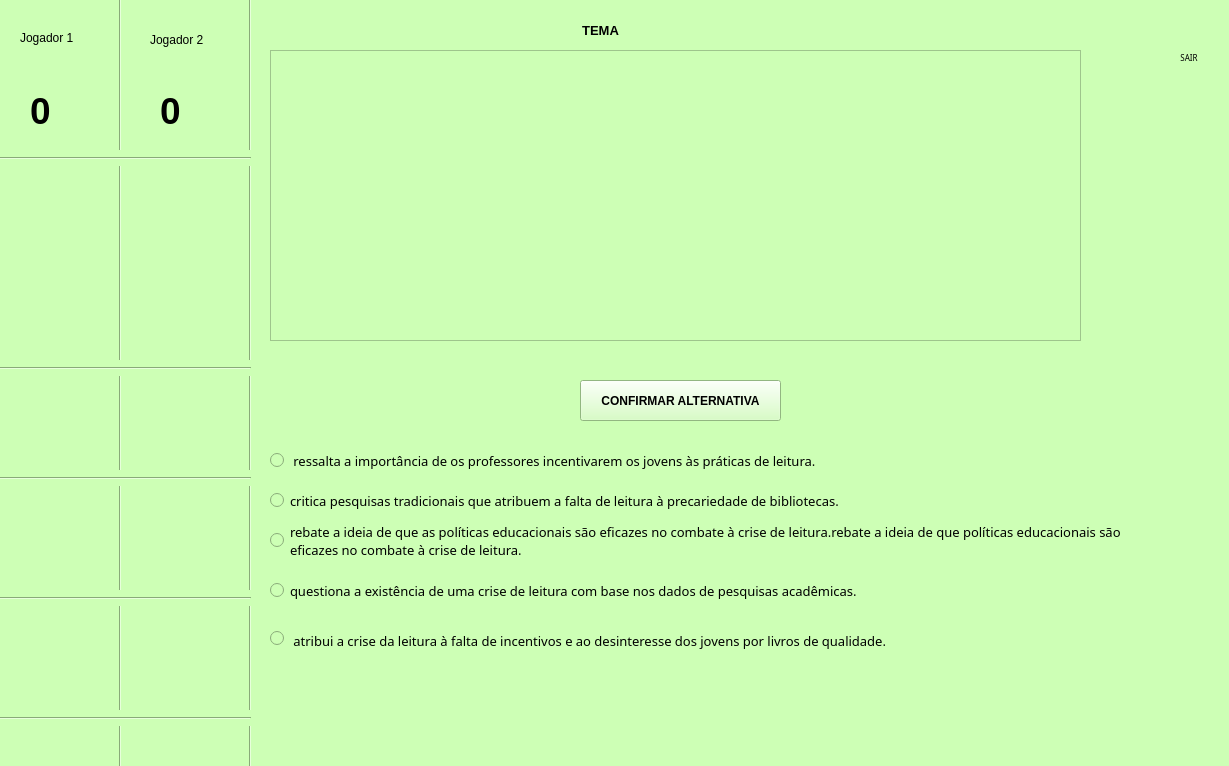
<?xml version="1.0" encoding="UTF-8"?>
<ui version="4.0">
 <class>MainWindow</class>
 <widget class="QMainWindow" name="MainWindow">
  <property name="geometry">
   <rect>
    <x>0</x>
    <y>0</y>
    <width>1229</width>
    <height>766</height>
   </rect>
  </property>
  <property name="font">
   <font>
    <family>Calibri</family>
    <weight>75</weight>
    <bold>true</bold>
   </font>
  </property>
  <property name="windowTitle">
   <string>MainWindow</string>
  </property>
  <property name="whatsThis">
   <string/>
  </property>
  <property name="styleSheet">
   <string notr="true">background-color: rgb(205, 255, 181);</string>
  </property>
  <widget class="QWidget" name="centralwidget">
   <widget class="QTextBrowser" name="label_2">
    <property name="geometry">
     <rect>
      <x>270</x>
      <y>50</y>
      <width>811</width>
      <height>291</height>
     </rect>
    </property>
    <property name="font">
     <font>
      <family>Eras Demi ITC</family>
      <pointsize>10</pointsize>
      <weight>50</weight>
      <bold>false</bold>
     </font>
    </property>
    <property name="styleSheet">
     <string notr="true">border: 2px solid #99ff5a; /* Mesma borda dos LineEdits */
background-color: rgb(192, 255, 164);
                border-radius: 20px; /* Mesmo arredondamento */
                padding: 5px; /* Mesmo padding */
                background-color: lightyellow; /* Opcional: Para diferenciar um pouco, pode remover *
</string>
    </property>
    <property name="wordWrap" stdset="0">
     <bool>false</bool>
    </property>
   </widget>
   <widget class="QRadioButton" name="Alternative_A">
    <property name="geometry">
     <rect>
      <x>270</x>
      <y>450</y>
      <width>16</width>
      <height>20</height>
     </rect>
    </property>
    <property name="font">
     <font>
      <family>Calibri</family>
      <pointsize>11</pointsize>
      <weight>75</weight>
      <bold>true</bold>
     </font>
    </property>
    <property name="text">
     <string/>
    </property>
   </widget>
   <widget class="QRadioButton" name="Alternative_B">
    <property name="geometry">
     <rect>
      <x>270</x>
      <y>490</y>
      <width>16</width>
      <height>20</height>
     </rect>
    </property>
    <property name="font">
     <font>
      <family>Calibri</family>
      <pointsize>11</pointsize>
      <weight>75</weight>
      <bold>true</bold>
     </font>
    </property>
    <property name="text">
     <string/>
    </property>
   </widget>
   <widget class="QRadioButton" name="Alternative_C">
    <property name="geometry">
     <rect>
      <x>270</x>
      <y>530</y>
      <width>16</width>
      <height>20</height>
     </rect>
    </property>
    <property name="font">
     <font>
      <family>Calibri</family>
      <pointsize>11</pointsize>
      <weight>75</weight>
      <bold>true</bold>
     </font>
    </property>
    <property name="whatsThis">
     <string notr="true"/>
    </property>
    <property name="text">
     <string/>
    </property>
   </widget>
   <widget class="QRadioButton" name="Alternative_D">
    <property name="geometry">
     <rect>
      <x>270</x>
      <y>580</y>
      <width>16</width>
      <height>20</height>
     </rect>
    </property>
    <property name="font">
     <font>
      <family>Calibri</family>
      <pointsize>11</pointsize>
      <weight>75</weight>
      <bold>true</bold>
     </font>
    </property>
    <property name="text">
     <string/>
    </property>
   </widget>
   <widget class="QRadioButton" name="Alternative_E">
    <property name="geometry">
     <rect>
      <x>270</x>
      <y>630</y>
      <width>16</width>
      <height>17</height>
     </rect>
    </property>
    <property name="font">
     <font>
      <family>Calibri</family>
      <pointsize>11</pointsize>
      <weight>75</weight>
      <bold>true</bold>
     </font>
    </property>
    <property name="text">
     <string/>
    </property>
   </widget>
   <widget class="QPushButton" name="button_Exit">
    <property name="geometry">
     <rect>
      <x>1190</x>
      <y>10</y>
      <width>21</width>
      <height>41</height>
     </rect>
    </property>
    <property name="cursor">
     <cursorShape>PointingHandCursor</cursorShape>
    </property>
    <property name="styleSheet">
     <string notr="true">QPushButton {
    background-color: transparent; /* Remove o fundo */
    border: none; /* Remove a borda */
    padding: 0px; /* Ajuste o espaçamento interno se necessário */
}

QPushButton:hover {
    /* Opcional: Adicione um efeito de hover se desejar */
    /* background-color: rgba(255, 255, 255, 50); */ /* Exemplo: um leve fundo branco transparente ao passar o mouse */
}

QPushButton:pressed {
    /* Opcional: Adicione um efeito de pressionado se desejar */
    /* background-color: rgba(255, 255, 255, 100); */ /* Exemplo: um fundo branco um pouco mais opaco ao clicar */
}
</string>
    </property>
    <property name="text">
     <string/>
    </property>
    <property name="icon">
     <iconset>
      <normaloff>../assets/icon_exit.png</normaloff>../assets/icon_exit.png</iconset>
    </property>
    <property name="iconSize">
     <size>
      <width>70</width>
      <height>30</height>
     </size>
    </property>
   </widget>
   <widget class="QLabel" name="label_exit">
    <property name="geometry">
     <rect>
      <x>1170</x>
      <y>50</y>
      <width>61</width>
      <height>16</height>
     </rect>
    </property>
    <property name="font">
     <font>
      <family>Arial Rounded MT Bold</family>
      <pointsize>6</pointsize>
     </font>
    </property>
    <property name="text">
     <string>     SAIR</string>
    </property>
   </widget>
   <widget class="QLabel" name="label">
    <property name="geometry">
     <rect>
      <x>290</x>
      <y>440</y>
      <width>841</width>
      <height>41</height>
     </rect>
    </property>
    <property name="font">
     <font>
      <family>Arial Rounded MT Bold</family>
      <pointsize>10</pointsize>
      <weight>50</weight>
      <bold>false</bold>
     </font>
    </property>
    <property name="text">
     <string> ressalta a importância de os professores incentivarem os jovens às práticas de leitura.</string>
    </property>
    <property name="wordWrap">
     <bool>true</bool>
    </property>
   </widget>
   <widget class="QLabel" name="label_4">
    <property name="geometry">
     <rect>
      <x>290</x>
      <y>520</y>
      <width>831</width>
      <height>41</height>
     </rect>
    </property>
    <property name="font">
     <font>
      <family>Arial Rounded MT Bold</family>
      <pointsize>10</pointsize>
     </font>
    </property>
    <property name="text">
     <string>rebate a ideia de que as políticas educacionais são eficazes no combate à crise de leitura.rebate a ideia de que políticas educacionais são eficazes no combate à crise de leitura.</string>
    </property>
    <property name="wordWrap">
     <bool>true</bool>
    </property>
   </widget>
   <widget class="QLabel" name="label_5">
    <property name="geometry">
     <rect>
      <x>290</x>
      <y>480</y>
      <width>831</width>
      <height>41</height>
     </rect>
    </property>
    <property name="font">
     <font>
      <family>Arial Rounded MT Bold</family>
      <pointsize>10</pointsize>
     </font>
    </property>
    <property name="text">
     <string>critica pesquisas tradicionais que atribuem a falta de leitura à precariedade de bibliotecas.</string>
    </property>
   </widget>
   <widget class="QLabel" name="label_6">
    <property name="geometry">
     <rect>
      <x>290</x>
      <y>570</y>
      <width>831</width>
      <height>41</height>
     </rect>
    </property>
    <property name="font">
     <font>
      <family>Arial Rounded MT Bold</family>
      <pointsize>10</pointsize>
     </font>
    </property>
    <property name="text">
     <string>questiona a existência de uma crise de leitura com base nos dados de pesquisas acadêmicas.</string>
    </property>
    <property name="wordWrap">
     <bool>true</bool>
    </property>
   </widget>
   <widget class="QLabel" name="label_7">
    <property name="geometry">
     <rect>
      <x>290</x>
      <y>620</y>
      <width>841</width>
      <height>41</height>
     </rect>
    </property>
    <property name="font">
     <font>
      <family>Arial Rounded MT Bold</family>
      <pointsize>10</pointsize>
     </font>
    </property>
    <property name="text">
     <string> atribui a crise da leitura à falta de incentivos e ao desinteresse dos jovens por livros de qualidade.</string>
    </property>
    <property name="wordWrap">
     <bool>true</bool>
    </property>
   </widget>
   <widget class="QPushButton" name="button_ConfirmAnswer">
    <property name="geometry">
     <rect>
      <x>580</x>
      <y>380</y>
      <width>201</width>
      <height>41</height>
     </rect>
    </property>
    <property name="font">
     <font>
      <weight>75</weight>
      <bold>true</bold>
     </font>
    </property>
    <property name="styleSheet">
     <string notr="true">border: 2px solid #99ff5a; /* Mesma borda dos LineEdits */
background-color: rgb(192, 255, 164);
                border-radius: 20px; /* Mesmo arredondamento */
                padding: 5px; /* Mesmo padding */
                background-color: lightyellow; /* Opcional: Para diferenciar um pouco, pode remover *
background-color: rgb(192, 255, 164);
</string>
    </property>
    <property name="text">
     <string>CONFIRMAR ALTERNATIVA</string>
    </property>
   </widget>
   <widget class="QLabel" name="themeLabel">
    <property name="geometry">
     <rect>
      <x>280</x>
      <y>20</y>
      <width>641</width>
      <height>20</height>
     </rect>
    </property>
    <property name="font">
     <font>
      <pointsize>10</pointsize>
      <weight>75</weight>
      <bold>true</bold>
     </font>
    </property>
    <property name="text">
     <string>TEMA</string>
    </property>
    <property name="alignment">
     <set>Qt::AlignCenter</set>
    </property>
   </widget>
   <widget class="Line" name="lineOne">
    <property name="geometry">
     <rect>
      <x>-10</x>
      <y>-10</y>
      <width>261</width>
      <height>781</height>
     </rect>
    </property>
    <property name="orientation">
     <enum>Qt::Vertical</enum>
    </property>
   </widget>
   <widget class="Line" name="lineTwo">
    <property name="geometry">
     <rect>
      <x>240</x>
      <y>-10</y>
      <width>20</width>
      <height>781</height>
     </rect>
    </property>
    <property name="orientation">
     <enum>Qt::Vertical</enum>
    </property>
   </widget>
   <widget class="QLabel" name="player1Label">
    <property name="geometry">
     <rect>
      <x>20</x>
      <y>30</y>
      <width>55</width>
      <height>16</height>
     </rect>
    </property>
    <property name="text">
     <string>Jogador 1</string>
    </property>
   </widget>
   <widget class="QLabel" name="player2Label">
    <property name="geometry">
     <rect>
      <x>150</x>
      <y>30</y>
      <width>61</width>
      <height>20</height>
     </rect>
    </property>
    <property name="text">
     <string>Jogador 2</string>
    </property>
   </widget>
   <widget class="QLabel" name="P1Score">
    <property name="geometry">
     <rect>
      <x>30</x>
      <y>80</y>
      <width>31</width>
      <height>61</height>
     </rect>
    </property>
    <property name="font">
     <font>
      <pointsize>28</pointsize>
      <weight>75</weight>
      <bold>true</bold>
     </font>
    </property>
    <property name="text">
     <string>0</string>
    </property>
   </widget>
   <widget class="QLabel" name="P1Score_2">
    <property name="geometry">
     <rect>
      <x>160</x>
      <y>70</y>
      <width>31</width>
      <height>81</height>
     </rect>
    </property>
    <property name="font">
     <font>
      <pointsize>28</pointsize>
      <weight>75</weight>
      <bold>true</bold>
     </font>
    </property>
    <property name="text">
     <string>0</string>
    </property>
   </widget>
   <widget class="Line" name="line">
    <property name="geometry">
     <rect>
      <x>0</x>
      <y>360</y>
      <width>251</width>
      <height>16</height>
     </rect>
    </property>
    <property name="orientation">
     <enum>Qt::Horizontal</enum>
    </property>
   </widget>
   <widget class="Line" name="line_2">
    <property name="geometry">
     <rect>
      <x>0</x>
      <y>470</y>
      <width>251</width>
      <height>16</height>
     </rect>
    </property>
    <property name="orientation">
     <enum>Qt::Horizontal</enum>
    </property>
   </widget>
   <widget class="Line" name="line_3">
    <property name="geometry">
     <rect>
      <x>0</x>
      <y>590</y>
      <width>251</width>
      <height>16</height>
     </rect>
    </property>
    <property name="orientation">
     <enum>Qt::Horizontal</enum>
    </property>
   </widget>
   <widget class="Line" name="line_4">
    <property name="geometry">
     <rect>
      <x>0</x>
      <y>150</y>
      <width>251</width>
      <height>16</height>
     </rect>
    </property>
    <property name="orientation">
     <enum>Qt::Horizontal</enum>
    </property>
   </widget>
   <widget class="Line" name="line_5">
    <property name="geometry">
     <rect>
      <x>0</x>
      <y>710</y>
      <width>251</width>
      <height>16</height>
     </rect>
    </property>
    <property name="orientation">
     <enum>Qt::Horizontal</enum>
    </property>
   </widget>
   <zorder>Alternative_A</zorder>
   <zorder>Alternative_B</zorder>
   <zorder>Alternative_C</zorder>
   <zorder>Alternative_D</zorder>
   <zorder>Alternative_E</zorder>
   <zorder>label_exit</zorder>
   <zorder>label_2</zorder>
   <zorder>button_Exit</zorder>
   <zorder>label</zorder>
   <zorder>label_4</zorder>
   <zorder>label_5</zorder>
   <zorder>label_6</zorder>
   <zorder>label_7</zorder>
   <zorder>button_ConfirmAnswer</zorder>
   <zorder>themeLabel</zorder>
   <zorder>lineOne</zorder>
   <zorder>lineTwo</zorder>
   <zorder>player1Label</zorder>
   <zorder>player2Label</zorder>
   <zorder>P1Score</zorder>
   <zorder>P1Score_2</zorder>
   <zorder>line</zorder>
   <zorder>line_2</zorder>
   <zorder>line_3</zorder>
   <zorder>line_4</zorder>
   <zorder>line_5</zorder>
  </widget>
 </widget>
 <resources/>
 <connections/>
</ui>
